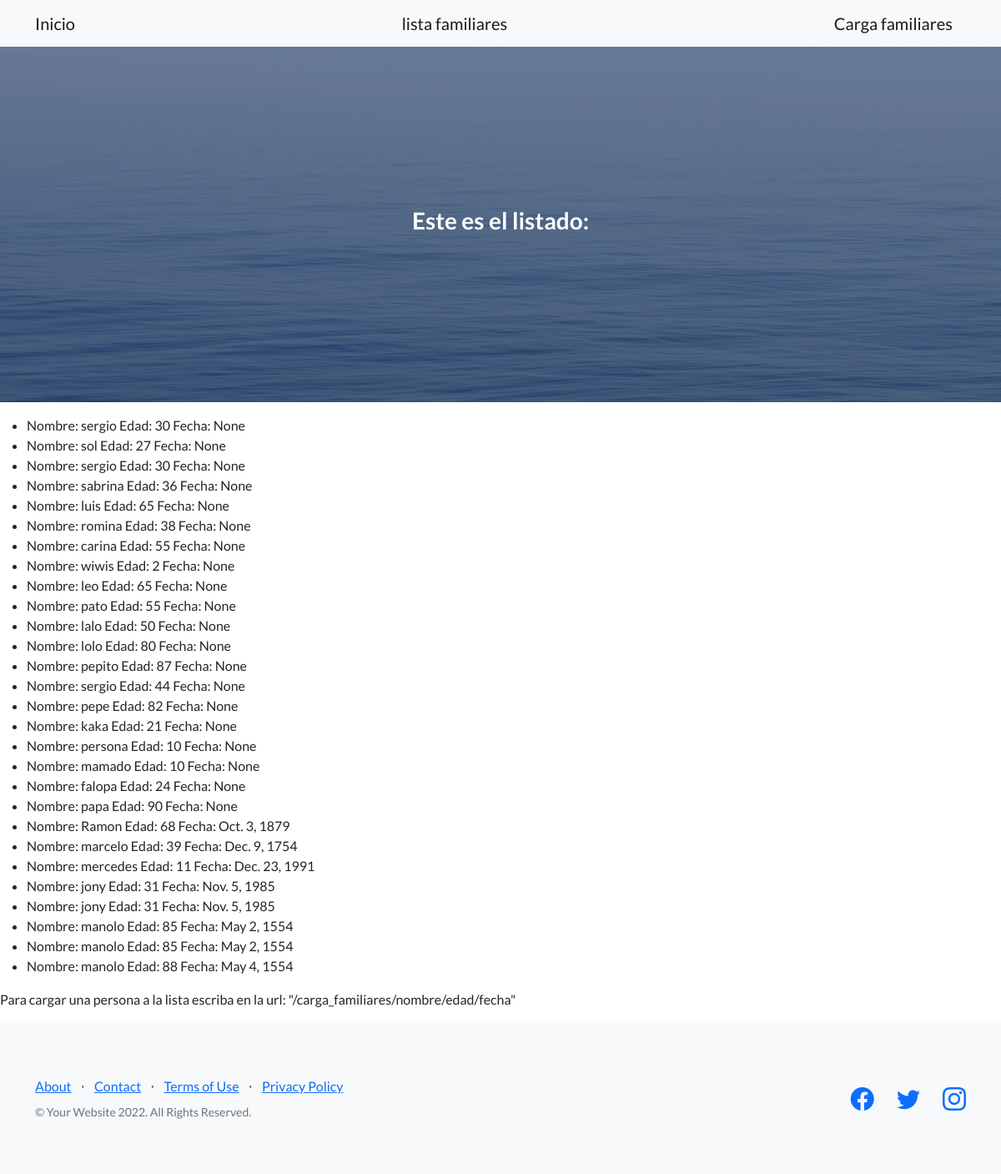
Before: /lista_familiares/ with the older database file.
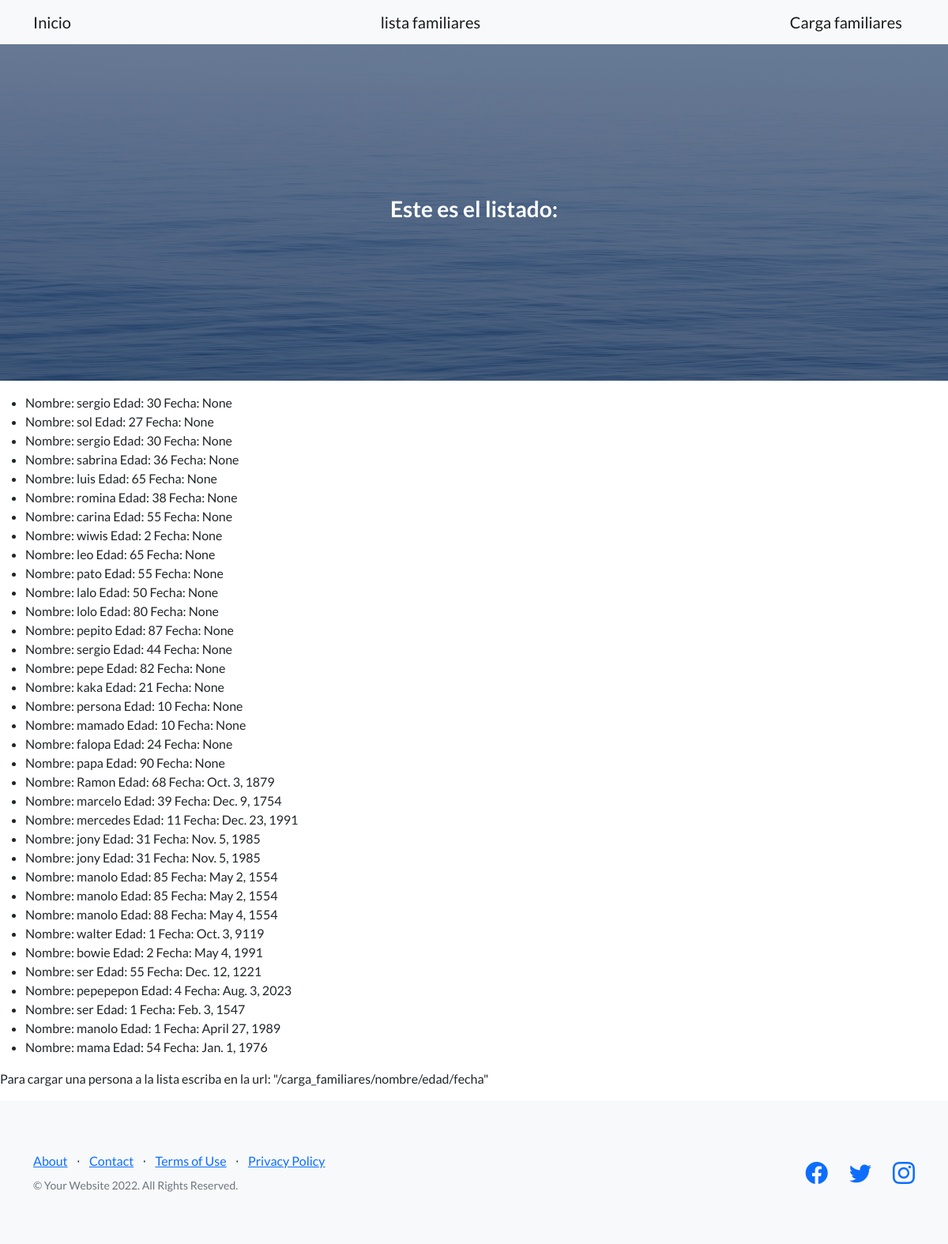
After: the same page with the newer database file.
### primerasVistas/models.py (models this page shows)
class Persona (models.Model):
    nombre=models.CharField(max_length=30)
    edad=models.IntegerField()
    fecha=models.DateField(null=True)

### primerasVistas/views.py (the view)
# urls.py: path('lista_familiares/',lista_familiares, name="lista_familiares"),
def lista_familiares(request):
    template= loader.get_template("lista_familiares.html",)
    lista_familiares=Persona.objects.all()
    render= template.render({"lista_familiares":lista_familiares})
    return HttpResponse(render)

### templates/lista_familiares.html (shortened to what this page needs)
{% extends 'base.html' %}
{% block texto_h3 %}
<h3>Este es el listado:</ht>
{% endblock texto_h3 %}
{% block instrucciones %}
<p>
    <ul>
        {% for persona in lista_familiares %}
        <li>Nombre: {{persona.nombre}} Edad: {{persona.edad}} Fecha: {{persona.fecha}}  </li>
        {% endfor %}
    </ul>
</p>
<p>Para cargar  una persona a la lista escriba en la url: "/carga_familiares/nombre/edad/fecha"</p>
{% endblock instrucciones %}

Changed rows visible on the page:
added Persona: nombre "walter", edad "1", fecha "Oct. 3, 9119"
added Persona: nombre "bowie", edad "2", fecha "May 4, 1991"
added Persona: nombre "ser", edad "55", fecha "Dec. 12, 1221"
added Persona: nombre "pepepepon", edad "4", fecha "Aug. 3, 2023"
added Persona: nombre "ser", edad "1", fecha "Feb. 3, 1547"
added Persona: nombre "manolo", edad "1", fecha "April 27, 1989"
added Persona: nombre "mama", edad "54", fecha "Jan. 1, 1976"
